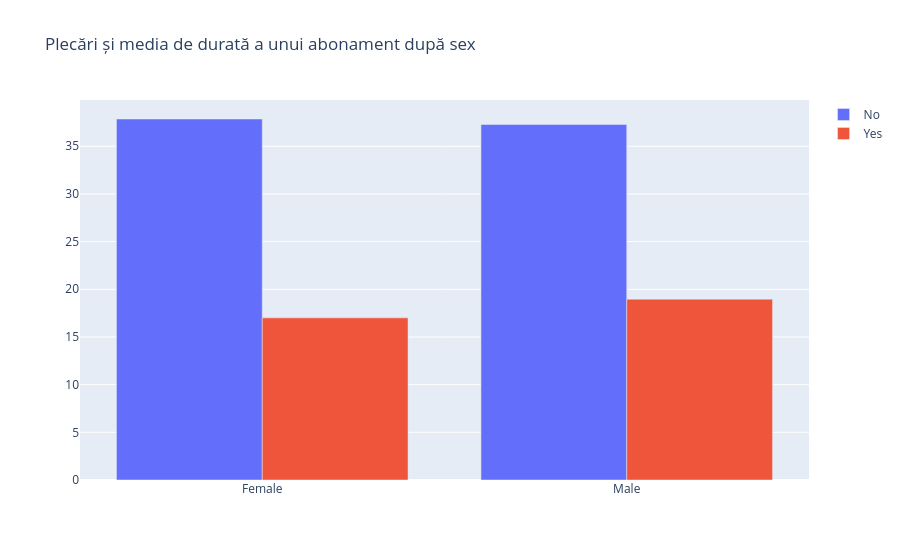

Write notebook code for a chart like this one.
### Markdown cell above
Același tip de grafic cu plotly. Să notăm că agregările trebuie să le facem manual

### Code cell
import plotly.graph_objects as go

# nu putem evita scriere de cod, nu există un parametru echivalent cu hue
fig = go.Figure()
df_to_plot = df2.groupby(['gender','Churn'],as_index = False).agg( medie_abonament = ('tenure','mean'))

# pentru fiecare tip de churn adăugăm o bară
for churn in df_to_plot.Churn.unique():
    fig.add_trace(go.Bar(
        x=df_to_plot[df_to_plot.Churn == churn].gender,
        y=df_to_plot[df_to_plot.Churn == churn].medie_abonament,
        name= str(churn),
        #marker_color='indianred'
    ))

# Change the bar mode
fig.update_layout(barmode='group',
                 title = 'Plecări și media de durată a unui abonament după sex')
fig.show()

### Figure 1 — Plotly figure (JSON) as saved in the notebook; plotly's stock layout.template omitted (floating-point values rounded to 4 significant figures)
{"data": [{"name": "No", "type": "bar", "x": ["Female", "Male"], "y": [37.86, 37.29]}, {"name": "Yes", "type": "bar", "x": ["Female", "Male"], "y": [17.0, 18.96]}], "layout": {"barmode": "group", "title": {"text": "Plecări și media de durată a unui abonament după sex"}}}
